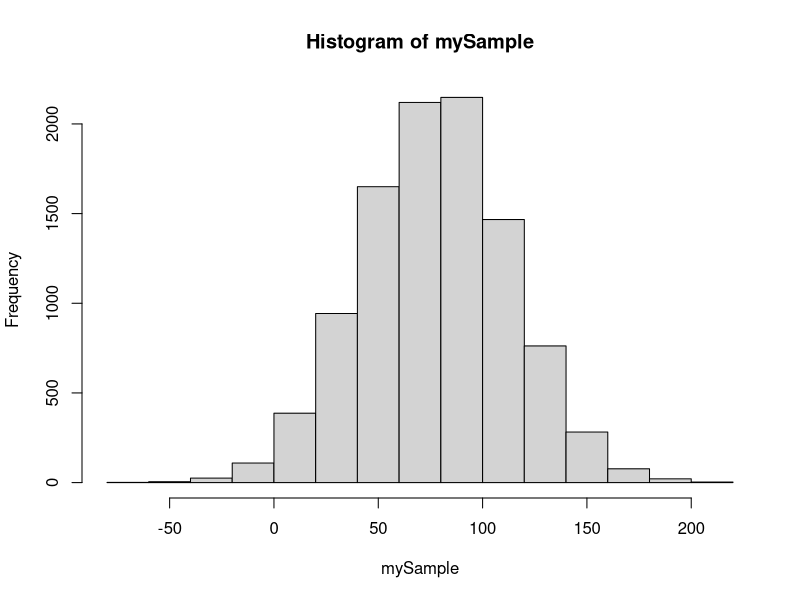

The R source for this figure:
# PAC 3 Estadística UOC

# Exercise 1 ####
# Consider a set of test grades that follows a normal distribution with mean = 78 and standard deviation = 36

# a) What is the probability of a student obtaining a grade higher than 72?
1 - pnorm(72, mean = 78, sd = 36) # 0.5661838
# Brain teaser: will the probability increase or decrease with a lower the sd? Try to guess and then try it out!


# b) If the criteria for passing the exam is to be above the lowest 25% of grades,
# which proportion of students have grades at least 5 points higher than the threshold for passing?
x <- qnorm(0.25, mean = 78, sd = 36) # this is the grade right above the lowest 25%
x # 53.71837
1-pnorm(x+5, mean = 78, sd = 36) # we add 5 points and calculate the probability of being above it
# 0.7038828

# c) If you know that the grade of a student is above 72, what's the probability of it being below 84?
#                   P(72<x<84)
# P(x<84 | x>72) = --- --- ---
#                   P(x>72)
(pnorm(q = 84, mean = 78, sd = 36)-pnorm(q = 72, mean = 78, sd = 36))/(1-pnorm(q = 72, mean = 78, sd = 36))
# 0.2337892

# d) Generate a sample of n=10000 grades with the distribution that we set on this exercise.
# Store the sample in a variable and plot a histogram of the distribution.
mySample <- rnorm(10000, mean = 78, sd = 36) #0.2337892
hist(mySample)


# Exercise 2 ####
# a) Being x a variable that counts the number of times that the number 3 appears when we roll a die 10 times,
# determine the value of a, so that P(x<=a) = 0.95. 
qbinom(p = 0.95, size = 10, prob = 1/6) # 4 (x will follow a binomial distribution with parameters 10 and 1/6)
# there's no possible number that accomplishes that, given that:
pbinom(q = 3, size = 10, prob = 1/6) # 0.9302722
pbinom(q = 4, size = 10, prob = 1/6) # 0.984538
pbinom(q = 0, size = 10, prob = 1/6) # 0.984538
#100 samples
a <- as.data.frame(replicate(100, sample(1:6, 10, replace = TRUE)))
# here we will try to simulate the exercise

# b) Being y the variable that counts the number of times that we have to roll a die until the first 3 appears, 
# detetmine P(y=5).
dgeom(x = 4, prob = 1/6) #0.08037551

# c) If z is a Poisson variable of parameter = 5, determine P(z>2).
1-ppois(2,5) #0.875348


